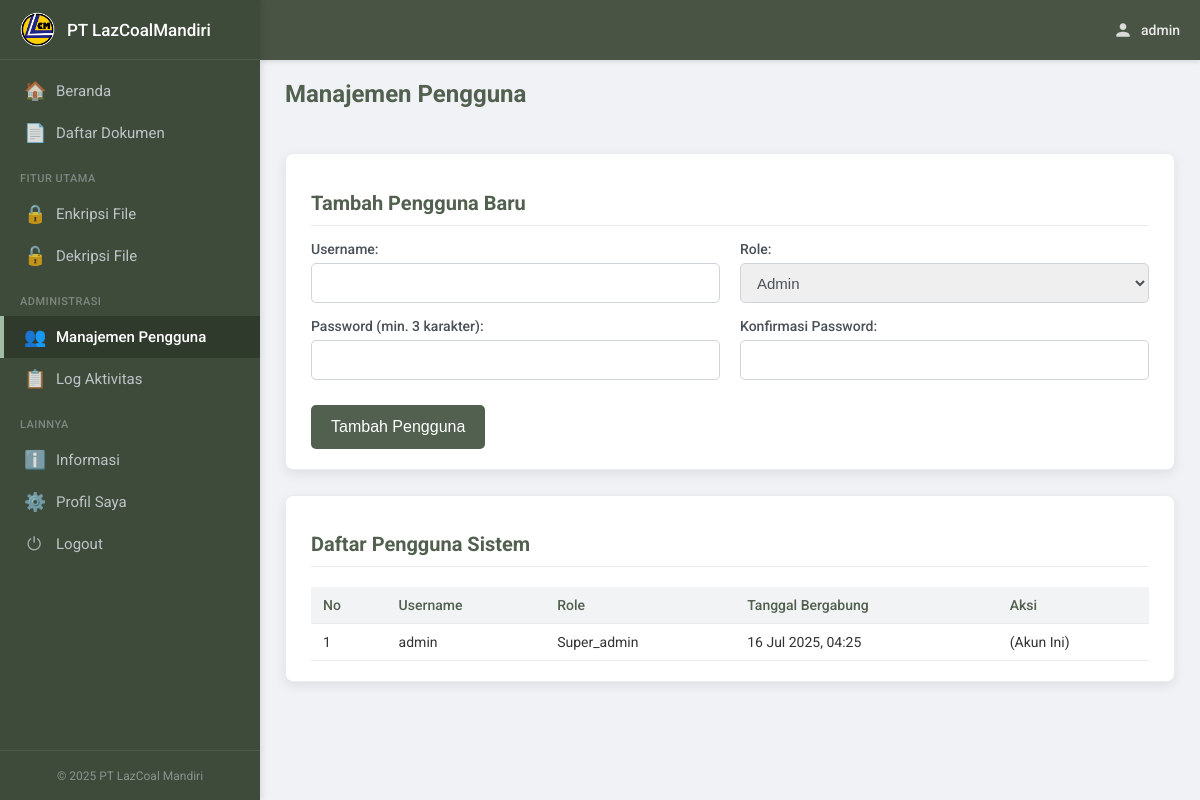
The page /public/dashboard/manajemen_pengguna.php (signed in) on the database its author committed.
### tables this page shows
CREATE TABLE `users` (
  `id` int(11) NOT NULL,
  `username` varchar(50) NOT NULL,
  `password_hash` varchar(255) NOT NULL,
  `role` enum('super_admin','admin') NOT NULL,
  `created_at` timestamp NOT NULL DEFAULT current_timestamp()
);

### public/dashboard/manajemen_pengguna.php (the view, shortened to what this page needs)
<?php
$currentPageTitle = "Manajemen Pengguna";
require_once '../layouts/page_setup_header.php';
$users_list = [];
$sql_get_users = "SELECT id, username, role, created_at FROM users ORDER BY created_at DESC";
$result_users = $mysqli->query($sql_get_users);
if ($result_users) {
    while ($row = $result_users->fetch_assoc()) {
        $users_list[] = $row;
    }
}
require_once '../layouts/header.php';
?>
<div class="dashboard-body-wrapper">
    <?php
        require_once '../layouts/sidebar.php';
    ?>
    <main class="main-content" id="mainContent">
        <div class="content-header-placeholder">
             <h1><?php echo htmlspecialchars(explode(" - ", $currentPageTitle)[0]); ?></h1>
        </div>
        <div class="content-body">
            <div class="card">
                <h2>Tambah Pengguna Baru</h2>
                <form action="manajemen_pengguna.php" method="POST" class="form-add-user">
                    <div class="form-row">
                        <div class="form-group column">
                            <label for="new_username">Username:</label>
                            <input type="text" id="new_username" name="new_username" required minlength="3" maxlength="50">
                        </div>
                        <div class="form-group column">
                            <label for="new_role">Role:</label>
                            <select id="new_role" name="new_role" required>
                                <option value="admin">Admin</option>
                            </select>
                        </div>
                    </div>
                    <div class="form-row">
                        <div class="form-group column">
                            <label for="new_password">Password (min. 3 karakter):</label>
                            <input type="password" id="new_password" name="new_password" required minlength="3">
                        </div>
                        <div class="form-group column">
                            <label for="confirm_password">Konfirmasi Password:</label>
                            <input type="password" id="confirm_password" name="confirm_password" required minlength="3">
                        </div>
                    </div>
                    <button type="submit" name="add_user_submit" class="btn-submit-user-mgm">Tambah Pengguna</button>
                </form>
            </div>
            <div class="card">
                <h2>Daftar Pengguna Sistem</h2>
                <div class="table-responsive-users">
                    <table class="user-table">
                        <thead>
                            <tr>
                                <th>No</th>
                                <th>Username</th>
                                <th>Role</th>
                                <th>Tanggal Bergabung</th>
                                <th>Aksi</th>
                            </tr>
                        </thead>
                        <tbody>
                            <?php if (!empty($users_list)): $counter = 1; ?>
                                <?php foreach ($users_list as $user_item): ?>
                                    <tr>
                                        <td data-label="No"><?php echo $counter++; ?></td>
                                        <td data-label="Username"><?php echo htmlspecialchars($user_item['username']); ?></td>
                                        <td data-label="Role"><?php echo htmlspecialchars(ucfirst($user_item['role'])); ?></td>
                                        <td data-label="Tanggal Bergabung"><?php echo htmlspecialchars(date("d M Y, H:i", strtotime($user_item['created_at']))); ?></td>
                                        <td data-label="Aksi">
                                            <?php if ($user_item['id'] != $_SESSION['user_id']): ?>
                                                <form action="manajemen_pengguna.php" method="POST" style="display:inline;" onsubmit="return confirm('Apakah Anda yakin ingin menghapus pengguna <?php echo htmlspecialchars(addslashes($user_item['username'])); ?>? Tindakan ini tidak dapat dibatalkan.');">
                                                    <input type="hidden" name="delete_user_id" value="<?php echo $user_item['id']; ?>">
                                                    <button type="submit" name="delete_user_submit" class="btn-delete-user">Hapus</button>
                                                </form>
                                            <?php else: ?>
                                                (Akun Ini)
                                            <?php endif; ?>
                                        </td>
                                    </tr>
                                <?php endforeach; ?>
                            <?php else: ?>
                                <tr>
                                    <td colspan="5" style="text-align:center; padding: 20px;">Belum ada pengguna lain terdaftar.</td>
                                </tr>
                            <?php endif; ?>
                        </tbody>
                    </table>
                </div>
            </div>
        </div>
    </main>
</div>
<?php
require_once '../layouts/page_scripts_footer.php';
?>

### public/Assets/css/dashboard_styles.css (style rules this page uses)
:root { --body-bg: #f0f2f5; --topbar-bg: #4A5444; --topbar-text: #EAEAEA; --topbar-height: 60px; --sidebar-bg: #3E4B3A; --sidebar-width: 260px; --sidebar-text: #BDC3C7; --sidebar-text-active: #FFFFFF; --sidebar-brand-text: #FFFFFF; --sidebar-active-bg: #2F3A2C; --sidebar-active-border: #A0BCA4; --sidebar-hover-bg: #4A5444; --content-text: #333333; --content-heading: #52604F; --card-bg: #FFFFFF; --card-border: #e9ecef; --card-shadow: rgba(0, 0, 0, 0.08); --link-color: #788A74; --link-hover-color: #52604F; --font-family: 'Roboto', Arial, sans-serif; --transition-speed: 0.3s; --btn-primary-bg: #8FBC8F; --btn-primary-text: #2F3A2C; --btn-primary-hover-bg: #7A9A7A; --btn-primary-hover-text: #FFFFFF; --btn-delete-bg: #dc3545; --btn-delete-text: #FFFFFF; --btn-delete-hover-bg: #c82333; --btn-info-bg: #17a2b8; --btn-info-text: #FFFFFF; --btn-info-hover-bg: #138496; --btn-warning-bg: #ffc107; --btn-warning-text: #212529; --btn-warning-hover-bg: #e0a800; }
body.dashboard-page { font-family: var(--font-family); margin: 0; padding: 0; background-color: var(--body-bg); color: var(--content-text); overflow-x: hidden; }
.main-content { margin-left: var(--sidebar-width); padding-top: var(--topbar-height); width: calc(100% - var(--sidebar-width)); transition: margin-left var(--transition-speed) ease-in-out, width var(--transition-speed) ease-in-out; box-sizing: border-box; min-height: calc(100vh - var(--topbar-height)); background-color: var(--body-bg); }
.content-header-placeholder { padding: 20px 25px; }
.content-header-placeholder h1 { margin: 0; font-size: 24px; color: var(--content-heading); }
.content-body { padding: 25px; }
.content-body .card { background-color: var(--card-bg); border-radius: 8px; padding: 20px 25px; margin-bottom: 25px; box-shadow: 0 4px 12px var(--card-shadow); border: 1px solid var(--card-border); }
.content-body .card h2 { color: var(--content-heading); font-size: 20px; border-bottom: 1px solid var(--card-border); padding-bottom: 10px; margin-bottom: 15px; }
.btn, .btn-action, .quick-link-btn, .btn-submit-profile, .btn-submit-user-mgm, .btn-submit-encrypt, .btn-submit-decrypt { display: inline-block; padding: 8px 15px; font-size: 14px; font-weight: 500; text-align: center; cursor: pointer; border: 1px solid transparent; border-radius: 5px; text-decoration: none; transition: background-color 0.2s ease, color 0.2s ease, border-color 0.2s ease, transform 0.1s ease; line-height: 1.5; }
.btn-submit-profile, .btn-submit-user-mgm, .btn-submit-encrypt, .btn-submit-decrypt { background-color: var(--btn-primary-bg); color: var(--btn-primary-text); padding: 10px 20px; font-size: 16px; border-color: var(--btn-primary-bg); }

### public/Assets/css/manajemen_pengguna_styles.css (style rules this page uses)
.form-add-user { margin-top: 15px; }
.form-add-user .form-row { display: flex; flex-wrap: wrap; gap: 20px; margin-bottom: 15px; }
.form-add-user .form-group.column { flex: 1; min-width: 200px; }
.form-add-user label { display: block; margin-bottom: 6px; font-weight: 500; font-size: 14px; color: #495057; }
.form-add-user input[type="text"], .form-add-user input[type="password"], .form-add-user select { width: 100%; padding: 10px 12px; border: 1px solid #ced4da; border-radius: 5px; box-sizing: border-box; font-size: 15px; color: #495057; height: 40px; }
.form-add-user select { cursor: pointer; }
.btn-submit-user-mgm { background-color: #52604F; color: #ffffff; padding: 10px 20px; border: none; border-radius: 5px; cursor: pointer; font-size: 16px; font-weight: 500; transition: background-color 0.2s ease; margin-top: 10px; }
.table-responsive-users { width: 100%; overflow-x: auto; margin-top: 20px; }
.user-table { width: 100%; border-collapse: collapse; font-size: 14px; color: var(--content-text, #333); }
.user-table th, .user-table td { padding: 10px 12px; text-align: left; border-bottom: 1px solid var(--card-border, #e0e0e0); vertical-align: middle; }
.user-table thead th { background-color: #f1f3f5; font-weight: 500; color: var(--content-heading, #52604F); white-space: nowrap; }
.user-table td[data-label="Aksi"] { white-space: nowrap; }

### rows shown on the page
users: username "admin", role "Super_admin", created_at "16 Jul 2025, 04:25", shows "(Akun Ini)"

### other values the page prints
$username_loggedin "admin"
explode(" - ", $currentPageTitle)[0] "Manajemen Pengguna"
